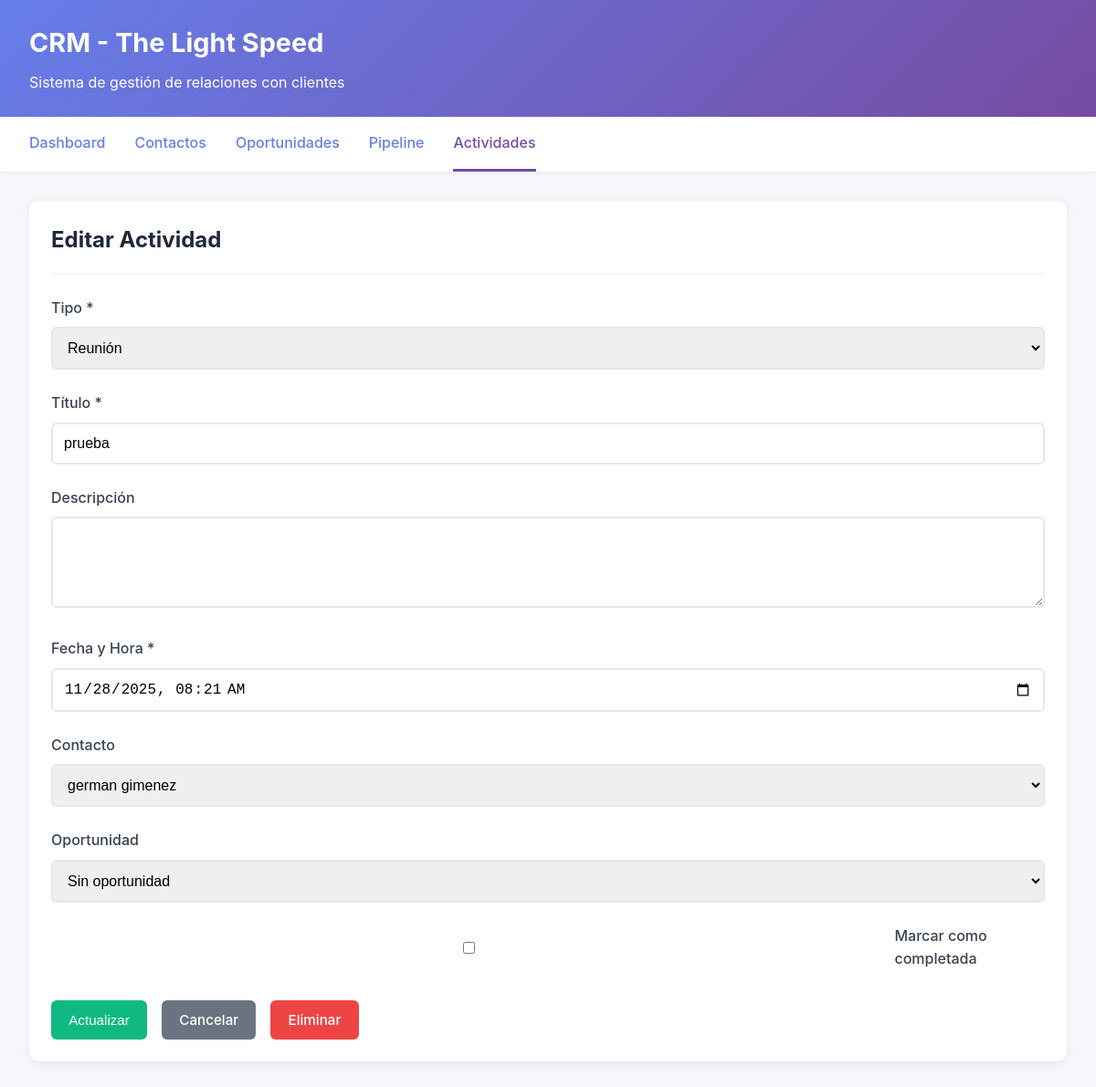
Page /crm/actividades/1/editar/ on the committed database.
### home/models.py (models this page shows, shortened)
class Actividad(models.Model):
    TIPO_CHOICES = [
        ('llamada', 'Llamada'),
        ('correo', 'Correo'),
        ('reunion', 'Reunión'),
        ('tarea', 'Tarea'),
    ]
    tipo = models.CharField(max_length=20, choices=TIPO_CHOICES)
    titulo = models.CharField(max_length=200)
    descripcion = models.TextField(blank=True, null=True)
    fecha = models.DateTimeField(default=timezone.now)
    contacto = models.ForeignKey(Contacto, on_delete=models.CASCADE, null=True, blank=True, related_name='actividades')
    oportunidad = models.ForeignKey(Oportunidad, on_delete=models.CASCADE, null=True, blank=True, related_name='actividades')
    completada = models.BooleanField(default=False)
    fecha_creacion = models.DateTimeField(auto_now_add=True)
    class Meta:
        ordering = ['-fecha']
        verbose_name_plural = 'Actividades'

class Contacto(models.Model):
    nombre = models.CharField(max_length=200)
    correo = models.EmailField(validators=[EmailValidator()])
    telefono = models.CharField(max_length=20, blank=True, null=True)
    empresa = models.ForeignKey(Empresa, on_delete=models.SET_NULL, null=True, blank=True, related_name='contactos')
    notas = models.TextField(blank=True, null=True)
    etiquetas = models.ManyToManyField(Etiqueta, blank=True, related_name='contactos')
    fecha_creacion = models.DateTimeField(auto_now_add=True)
    fecha_actualizacion = models.DateTimeField(auto_now=True)
    class Meta:
        ordering = ['nombre']

### home/views.py (the view, shortened to what this page needs)
# urls.py: path('crm/actividades/<int:pk>/editar/', views.actividad_edit, name='actividad_edit'),
def actividad_edit(request, pk):
    actividad = get_object_or_404(Actividad, pk=pk)
    contactos = Contacto.objects.all()
    oportunidades = Oportunidad.objects.all()
    context = {
        'actividad': actividad,
        'contactos': contactos,
        'oportunidades': oportunidades,
        'tipos': Actividad.TIPO_CHOICES,
    }
    return render(request, 'home/crm/actividad_form.html', context)

### home/templates/home/crm/actividad_form.html (shortened to what this page needs)
{% extends 'home/crm/base.html' %}
{% block content %}
<div class="card">
    <div class="card-header">
        <h2>{% if actividad %}Editar Actividad{% else %}Nueva Actividad{% endif %}</h2>
    </div>
    <form method="post">
        <div class="form-group">
            <label for="tipo">Tipo *</label>
            <select id="tipo" name="tipo" required>
                {% for tipo_code, tipo_name in tipos %}
                    <option value="{{ tipo_code }}" {% if actividad and actividad.tipo == tipo_code %}selected{% endif %}>{{ tipo_name }}</option>
                {% endfor %}
            </select>
        </div>
        <div class="form-group">
            <label for="titulo">Título *</label>
            <input type="text" id="titulo" name="titulo" value="{% if actividad %}{{ actividad.titulo }}{% endif %}" required>
        </div>
        <div class="form-group">
            <label for="descripcion">Descripción</label>
            <textarea id="descripcion" name="descripcion" rows="4">{% if actividad %}{{ actividad.descripcion }}{% endif %}</textarea>
        </div>
        <div class="form-group">
            <label for="fecha">Fecha y Hora *</label>
            <input type="datetime-local" id="fecha" name="fecha"
                   value="{% if actividad %}{{ actividad.fecha|date:'Y-m-d\TH:i' }}{% endif %}" required>
        </div>
        <div class="form-group">
            <label for="contacto">Contacto</label>
            <select id="contacto" name="contacto">
                {% for contacto in contactos %}
                    <option value="{{ contacto.id }}" {% if actividad and actividad.contacto and actividad.contacto.id == contacto.id %}selected{% endif %}>{{ contacto.nombre }}</option>
                {% endfor %}
            </select>
        </div>
        <div class="form-group">
            <label for="oportunidad">Oportunidad</label>
            <select id="oportunidad" name="oportunidad">
                <option value="">Sin oportunidad</option>
            </select>
        </div>
        <div class="form-group">
            <label style="display: flex; align-items: center; gap: 0.5rem;">
                <input type="checkbox" name="completada" {% if actividad and actividad.completada %}checked{% endif %}>
                <span>Marcar como completada</span>
            </label>
        </div>
        <div class="form-actions">
            <button type="submit" class="btn btn-success">{% if actividad %}Actualizar{% else %}Crear{% endif %}</button>
            <a href="{% url 'actividades_list' %}" class="btn btn-secondary">Cancelar</a>
            {% if actividad %}
                <a href="{% url 'actividad_delete' actividad.pk %}" class="btn btn-danger">Eliminar</a>
            {% endif %}
        </div>
    </form>
</div>
{% endblock %}

### home/templates/home/crm/base.html (style rules this page uses)
* { margin: 0; padding: 0; box-sizing: border-box; }
body { font-family: -apple-system, BlinkMacSystemFont, 'Segoe UI', Roboto, Oxygen, Ubuntu, Cantarell, sans-serif; background: #f5f7fa; color: #333; line-height: 1.6; }
.btn { display: inline-block; padding: 0.6rem 1.2rem; background: #667eea; color: white; text-decoration: none; border: none; border-radius: 6px; cursor: pointer; font-size: 0.95rem; font-weight: 500; transition: all 0.3s; }
.btn-success { background: #10b981; }
.btn-danger { background: #ef4444; }
.btn-secondary { background: #6b7280; }
.card { background: white; border-radius: 10px; padding: 1.5rem; box-shadow: 0 2px 10px rgba(0,0,0,0.08); margin-bottom: 1.5rem; }
.card-header { display: flex; justify-content: space-between; align-items: center; margin-bottom: 1.5rem; padding-bottom: 1rem; border-bottom: 2px solid #f3f4f6; }
.card-header h2 { color: #1f2937; font-size: 1.5rem; }
.form-group { margin-bottom: 1.5rem; }
.form-group label { display: block; margin-bottom: 0.5rem; color: #374151; font-weight: 500; }
.form-group input, .form-group select, .form-group textarea { width: 100%; padding: 0.75rem; border: 2px solid #e5e7eb; border-radius: 6px; font-size: 1rem; transition: border-color 0.3s; }
.form-group textarea { resize: vertical; min-height: 100px; }
.form-actions { display: flex; gap: 1rem; margin-top: 2rem; }

### rows in the picture
Actividad: tipo "Reunión", titulo "prueba", fecha "11/28/2025 08:21", contacto "german gimenez"
